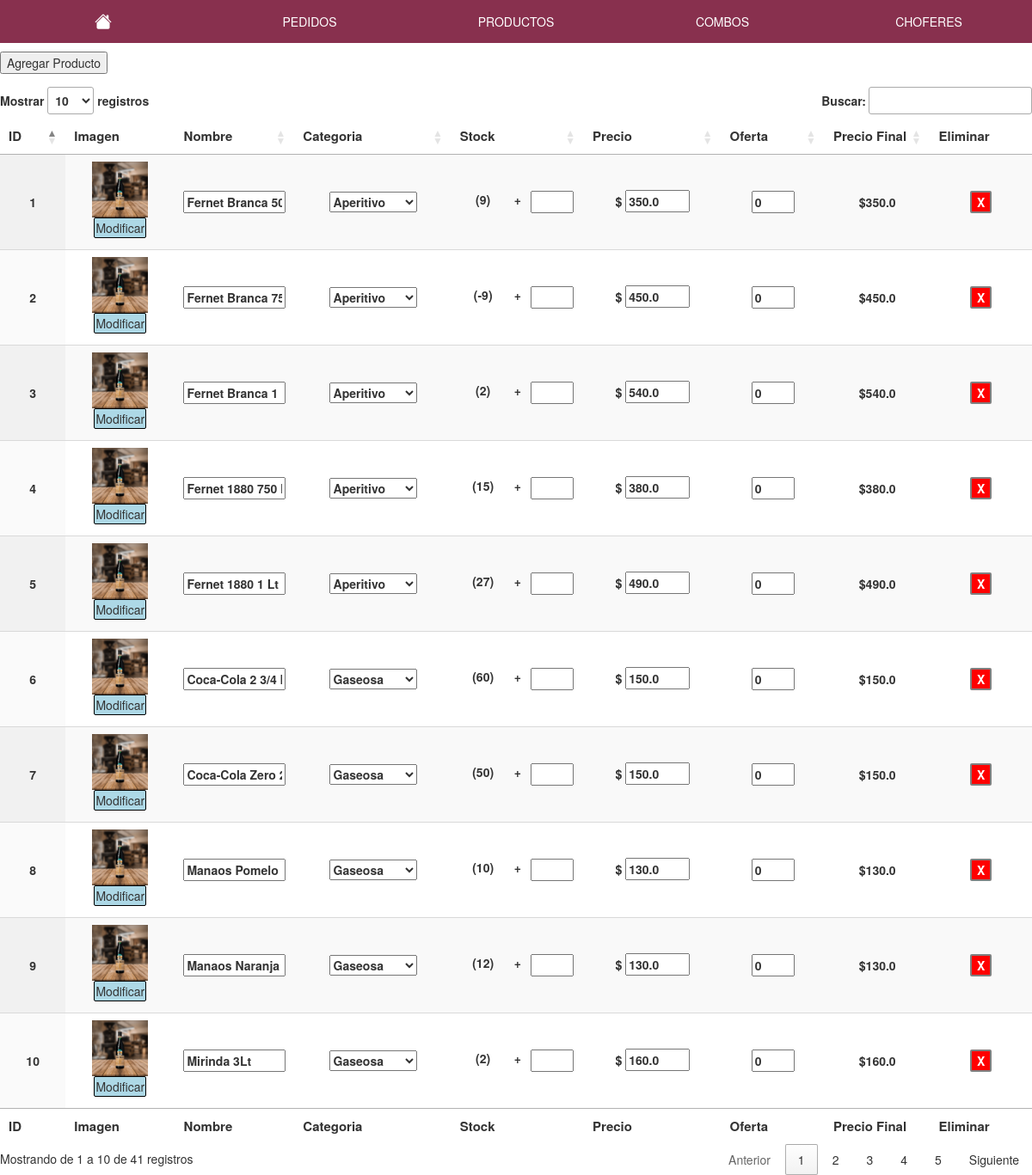
The page /panel (signed in) on the database as committed earlier.
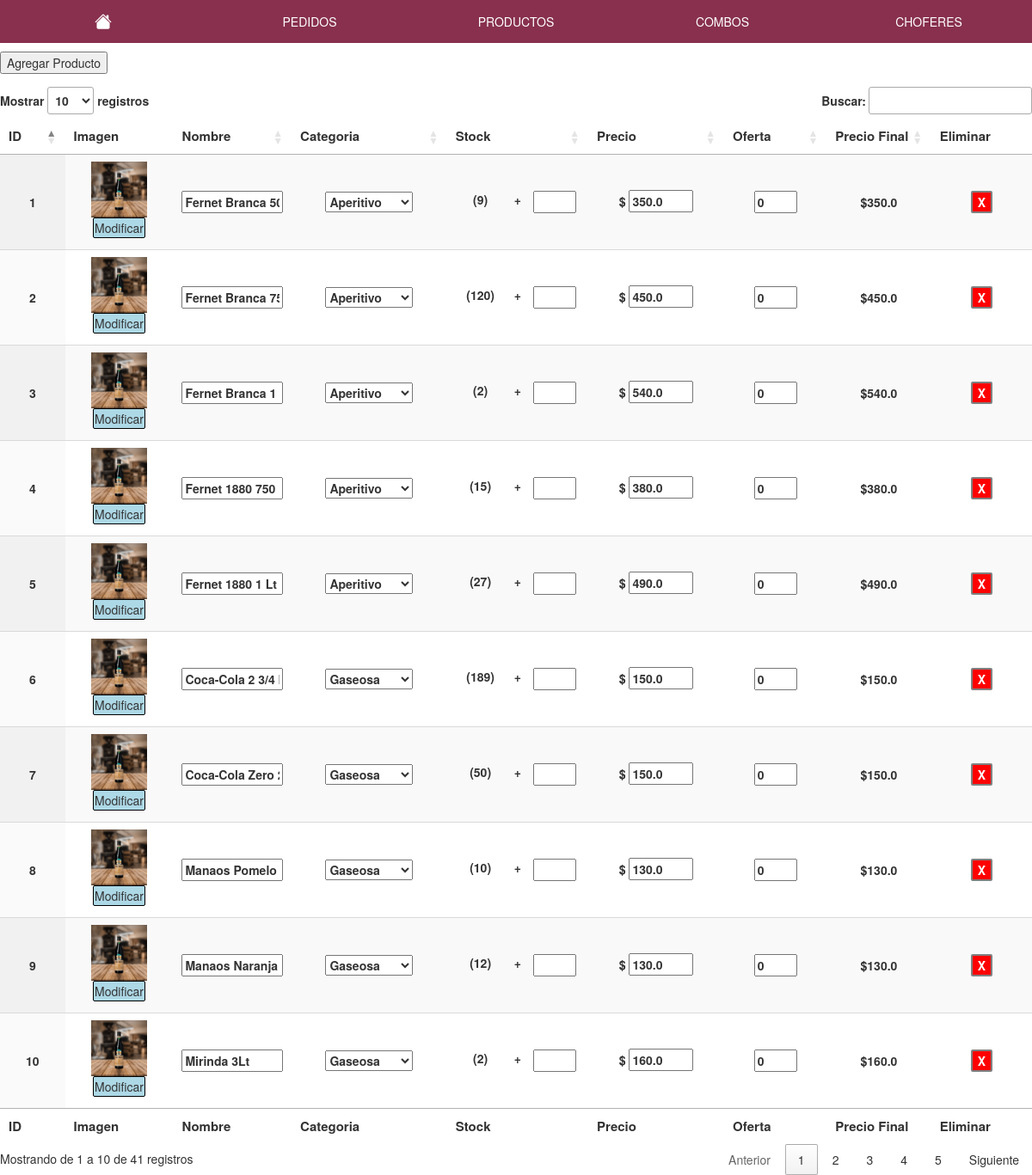
The same page on the database as committed later.
### tienda/models.py (models this page shows, shortened)
class Productos(db.Model):
    id=db.Column(db.Integer(),primary_key=True)
    nombre=db.Column(db.String(length=500),nullable=False)
    categoria=db.Column(db.String(length=100),nullable=False)
    precio=db.Column(db.Float(),nullable=False)
    stock=db.Column(db.Integer(),nullable=False)
    oferta=db.Column(db.Integer(),nullable=True)
    precioFinal=db.Column(db.Float(),nullable=False)
    imagen=db.Column(db.String(),nullable=False)

### tienda/usuario/routesadmin.py (the view)
@app.route('/panel', methods = ['POST','GET'])
@login_required
def panel():
    if not current_user.is_admin():
        abort(404)
    if request.method == 'POST':
        indice = int(request.form['indice'])
        tipo = request.form['tipo']
        producto=Productos.query.filter_by(id=indice).first()
        print(tipo)
        if tipo == 'cambianombre':
            producto.nombre = request.form['nombre']
        elif tipo == 'cambiastock':
            try:
                producto.stock+= int(request.form['cantidad'])
            except:
                pass
        elif tipo == 'cambiaprecio':
            producto.precio=float(request.form['precio'])
            producto.precioFinal= round((100-producto.oferta)*(producto.precio/100),2)
        elif tipo == 'cambiaoferta':
            producto.oferta = int(request.form['oferta'])
            producto.precioFinal = round((100-producto.oferta)*(producto.precio/100),2)
        elif tipo == 'cambiacategoria':
            print(indice)
            print(request.form['categoria'])
            producto.categoria = request.form['categoria']
        elif tipo == 'eliminar':
            db.session.delete(producto)
        elif tipo == 'cambiaimagen':
            img_name = str(producto.imagen)
            print(img_name)
            if img_name!='default.png':
                try:
                    os.remove('tienda/static/media/productos/'+img_name)#tienda\static\media\productos
                except Exception as e:
                    print('algo pasooooooooooo')
                    pass
            now = str(datetime.now());now = now.replace('-','');now = now.replace(' ','')
            now = now.replace(':','');now = now.replace('.','')
            extension = request.files['image'].filename.split('.')
            photos.save(request.files.get('image'),name=now+'.')
            producto.imagen = now+'.'+extension[-1]
        db.session.commit()
    else:
        print('GET METHOD RECEIVED')
    return render_template('paneldatatable.html',items=Productos.query.all() )

### tienda/carrito/routes.py (called while the page is built)
@app.context_processor
def contar_carrito():
	try:
		if request.cookies.get("carrito") is None:
			return {'num_articulos': 0}
		else:
			datos = json.loads(request.cookies.get("carrito"))
			return {'num_articulos': len(datos)}
	except:
			return {'num_articulos': 0}

### tienda/models.py (called while the page is built)
    def is_admin(self):
        return self.admin

### tienda/routes.py (called while the page is built)
@login_manager.user_loader
def load_user(user_id):
	aux=Usuarios.query.get(int(user_id))
	return aux

### tienda/templates/paneldatatable.html (shortened to what this page needs)
{% extends 'layout-admin.html' %}
{% block content %}
	<div class="contenido">
		<button id="show">Agregar Producto</button>
	<table id="example" hidden="hidden" class="display" style="width:100%;">
        <thead>
            <tr>
            	<th>ID</th>
                <th>Imagen</th>
                <th>Nombre</th>
                <th>Categoria</th>
                <th>Stock</th>
                <th>Precio</th>
                <th>Oferta</th>
                <th>Precio Final</th>
                <th>Eliminar</th>
            </tr>
        </thead>
        <tbody>
        	{%for i in items %}
           <tr>
           	<td>{{i.id}}</td>
             <td>
             	<div class="imagen">
	             	<div><img class="img" src="../static/media/productos/{{i.imagen}}"></div>
					<div>
					<form action="/panel" method="POST" enctype="multipart/form-data">
						<label for="file{{i.id}}">Modificar</label>
					</form>
					</div>
				</div>
             </td>
             <td>
             	<div class="nombre">
					<form action="/panel" method="POST">
						<input class="inputnombre" type="text" name="nombre" value="{{i.nombre}}">
					</form>
				</div>
             </td>
             <td>
             	<div class="categoria">
					<form action="/panel" method="POST">
						<select name="categoria" class="inputcategoria" onchange="this.form.submit();">
							<option type="text" name="categoria" value="{{i.categoria}}">{{i.categoria}}</option>
						</select>
					</form>
				</div>
             </td>
             <td>
             	<div class="numero">
					<div><b>({{i.stock}})</b></div>
					<div>+</div>
					<form action="/panel" method="POST" name="cambiastock" style="text-align: center;">
					<input type="number" name="cantidad"  class="form">
					</form>
				</div>
             </td>
             <td>
             	<div class="precio">
					<form action="/panel" method="POST">
					<nobr><label for="precio"><b>$</b></label>
					<input type="number" name="precio" value="{{i.precio}}" step="0.01" min="0"></nobr>
					</form>
				</div>
             </td>
             <td>
             	<div class="oferta">
					<form action="/panel" method="POST">
						<input type="number" name="oferta" value="{{i.oferta}}" class="form" max="100" min="0">
					</form>
				</div>
             </td>
             <td>
             	<div><b>${{i.precioFinal}}</b></div>
             </td>
             <td>
             	<div class="eliminar">
					<form action="/panel" method="POST">
						<button type="submit" name="eliminar" value="eliminar">X</button>
					</form>
				</div>
             </td>
           </tr>
           {% endfor %}
        </tbody>
        <tfoot>
            <tr>
            	<th>ID</th>
                <th>Imagen</th>
                <th>Nombre</th>
                <th>Categoria</th>
                <th>Stock</th>
                <th>Precio</th>
                <th>Oferta</th>
                <th>Precio Final</th>
                <th>Eliminar</th>
            </tr>
        </tfoot>
    </table>
</div>
{% endblock content %}

Rows that differ between the two databases and show on the page:
changed Productos "Fernet Branca 750 Ml": stock "-9" → "120"
changed Productos "Coca-Cola 2 3/4 Lt": stock "60" → "189"
